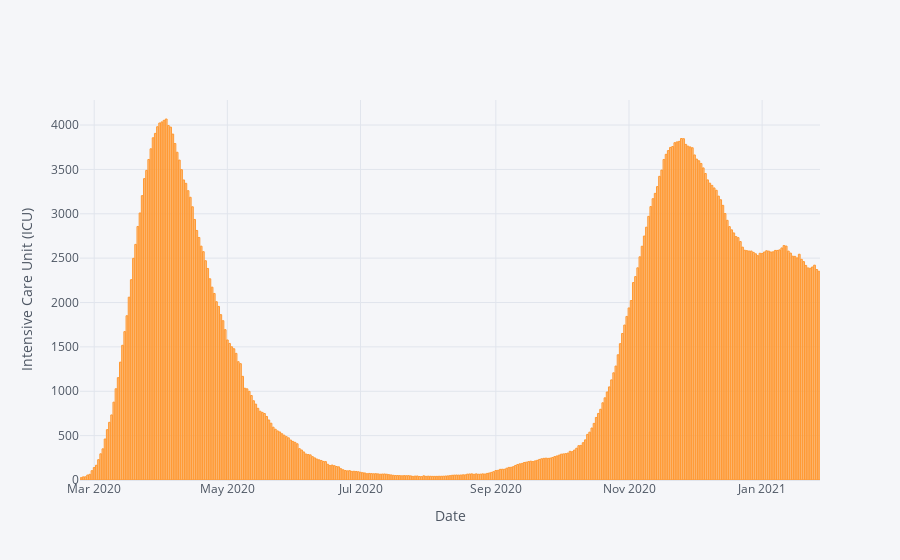

The notebook cell saved with this chart:
### Markdown cell above
Intensive Care Units occupation from the covid-19 start date:

### Code cell
df2 = df2.rename(columns={'terapia_intensiva': 'ICU'})
df2['Date'] = pd.to_datetime(df2['data'], format="%Y-%m-%d")
df2['Date'] = df2['Date'].dt.strftime('%Y-%m-%d')
df2.iplot(kind='bar',x='Date',y='ICU', xTitle='Date', yTitle='Intensive Care Unit (ICU)')

### Figure 1 — Plotly figure (JSON) as saved in the notebook; plotly's stock layout.template omitted (floating-point values rounded to 4 significant figures; data arrays with more than 128 entries replaced by an {"elided": "..."} marker saying what was removed)
{"data": [{"marker": {"color": "rgba(255, 153, 51, 0.6)", "line": {"color": "rgba(255, 153, 51, 1.0)", "width": 1}}, "name": "ICU", "orientation": "v", "text": "", "type": "bar", "x": {"elided": "339 str values"}, "y": {"elided": "339 int values"}}], "layout": {"legend": {"bgcolor": "#F5F6F9", "font": {"color": "#4D5663"}}, "paper_bgcolor": "#F5F6F9", "plot_bgcolor": "#F5F6F9", "title": {"font": {"color": "#4D5663"}}, "xaxis": {"gridcolor": "#E1E5ED", "showgrid": true, "tickfont": {"color": "#4D5663"}, "title": {"font": {"color": "#4D5663"}, "text": "Date"}, "zerolinecolor": "#E1E5ED"}, "yaxis": {"gridcolor": "#E1E5ED", "showgrid": true, "tickfont": {"color": "#4D5663"}, "title": {"font": {"color": "#4D5663"}, "text": "Intensive Care Unit (ICU)"}, "zerolinecolor": "#E1E5ED"}}}
